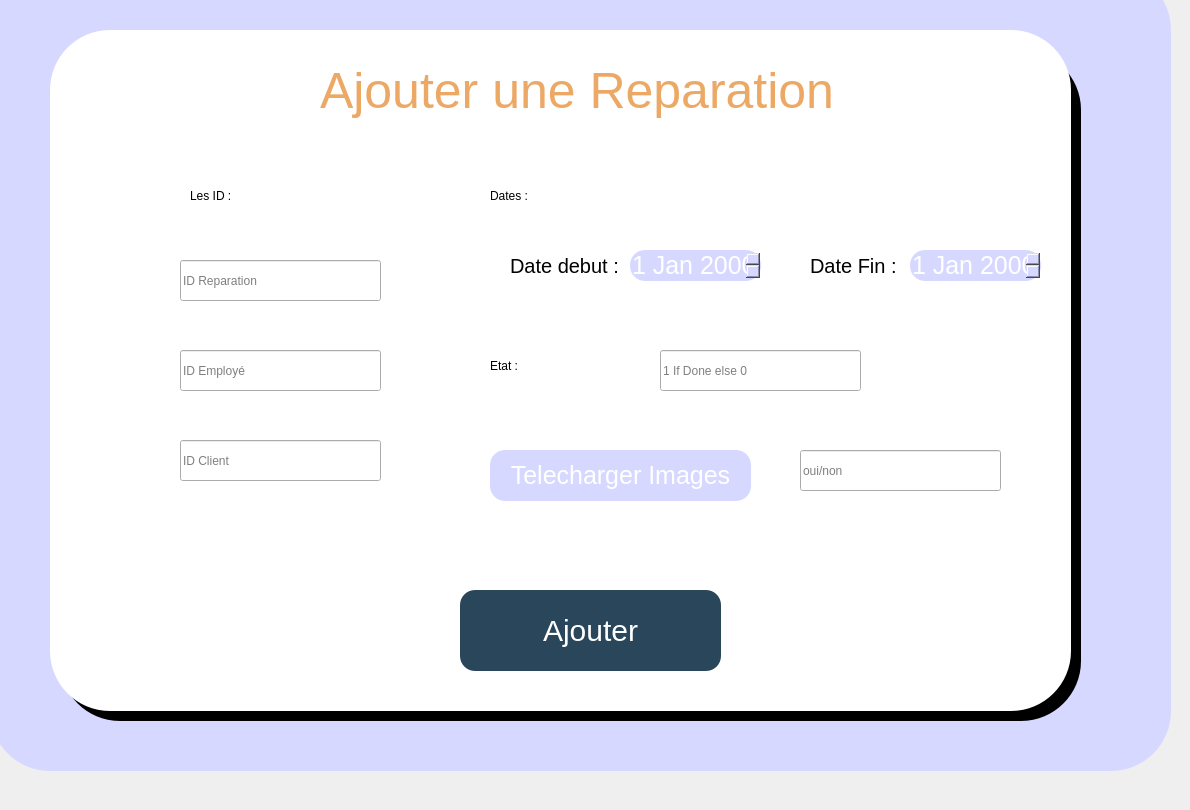
    <widget class="QWidget" name="ajout_rep">
     <widget class="QPushButton" name="pushButton_8">
      <property name="geometry">
       <rect>
        <x>60</x>
        <y>50</y>
        <width>1021</width>
        <height>671</height>
       </rect>
      </property>
      <property name="styleSheet">
       <string notr="true">QPushButton{
background:black;
font-size:70px;
border-radius:60px;
color:white;
}</string>
      </property>
      <property name="text">
       <string/>
      </property>
     </widget>
     <widget class="QPushButton" name="pushButton_10">
      <property name="geometry">
       <rect>
        <x>50</x>
        <y>30</y>
        <width>1021</width>
        <height>681</height>
       </rect>
      </property>
      <property name="styleSheet">
       <string notr="true">QPushButton{
background:white;
font-size:70px;
border-radius:60px;
color:white;
}</string>
      </property>
      <property name="text">
       <string/>
      </property>
     </widget>
     <widget class="QPushButton" name="pushButton_11">
      <property name="geometry">
       <rect>
        <x>-10</x>
        <y>-30</y>
        <width>1181</width>
        <height>801</height>
       </rect>
      </property>
      <property name="styleSheet">
       <string notr="true">QPushButton{
background:rgb(215, 216, 255);
font-size:70px;
border-radius:60px;
color:white;
}</string>
      </property>
      <property name="text">
       <string/>
      </property>
     </widget>
     <widget class="QPushButton" name="Retour_3">
      <property name="geometry">
       <rect>
        <x>90</x>
        <y>70</y>
        <width>81</width>
        <height>71</height>
       </rect>
      </property>
      <property name="styleSheet">
       <string notr="true">QPushButton{
background:white;
font-size:70px;
border-radius:60px;
color:white;
}</string>
      </property>
      <property name="text">
       <string/>
      </property>
      <property name="icon">
       <iconset>
        <normaloff>../../../../Downloads/Images/icons8-undo-100.png</normaloff>../../../../Downloads/Images/icons8-undo-100.png</iconset>
      </property>
      <property name="iconSize">
       <size>
        <width>70</width>
        <height>70</height>
       </size>
      </property>
     </widget>
     <widget class="QLineEdit" name="id_em_txt">
      <property name="geometry">
       <rect>
        <x>180</x>
        <y>350</y>
        <width>201</width>
        <height>41</height>
       </rect>
      </property>
      <property name="placeholderText">
       <string>ID Employé</string>
      </property>
     </widget>
     <widget class="QLineEdit" name="id_c_txt">
      <property name="geometry">
       <rect>
        <x>180</x>
        <y>440</y>
        <width>201</width>
        <height>41</height>
       </rect>
      </property>
      <property name="placeholderText">
       <string>ID Client</string>
      </property>
     </widget>
     <widget class="QLineEdit" name="id_rep_txt">
      <property name="geometry">
       <rect>
        <x>180</x>
        <y>260</y>
        <width>201</width>
        <height>41</height>
       </rect>
      </property>
      <property name="placeholderText">
       <string>ID Reparation</string>
      </property>
     </widget>
     <widget class="QLabel" name="les_id">
      <property name="geometry">
       <rect>
        <x>190</x>
        <y>170</y>
        <width>151</width>
        <height>51</height>
       </rect>
      </property>
      <property name="text">
       <string>Les ID :</string>
      </property>
     </widget>
     <widget class="QLabel" name="dates">
      <property name="geometry">
       <rect>
        <x>490</x>
        <y>170</y>
        <width>151</width>
        <height>51</height>
       </rect>
      </property>
      <property name="text">
       <string>Dates :</string>
      </property>
     </widget>
     <widget class="QDateEdit" name="date_start_QDate">
      <property name="geometry">
       <rect>
        <x>630</x>
        <y>250</y>
        <width>131</width>
        <height>31</height>
       </rect>
      </property>
      <property name="styleSheet">
       <string notr="true">
background:rgb(215, 216, 255);
font-size:25px;
border-radius:15px;
color:white;
</string>
      </property>
     </widget>
     <widget class="QDateEdit" name="date_end_QDate">
      <property name="geometry">
       <rect>
        <x>910</x>
        <y>250</y>
        <width>131</width>
        <height>31</height>
       </rect>
      </property>
      <property name="styleSheet">
       <string notr="true">background:rgb(215, 216, 255);
font-size:25px;
border-radius:15px;
color:white;
</string>
      </property>
     </widget>
     <widget class="QLabel" name="etat">
      <property name="geometry">
       <rect>
        <x>490</x>
        <y>340</y>
        <width>101</width>
        <height>51</height>
       </rect>
      </property>
      <property name="text">
       <string>Etat :</string>
      </property>
     </widget>
     <widget class="QPushButton" name="telecharger_image_btn">
      <property name="geometry">
       <rect>
        <x>490</x>
        <y>450</y>
        <width>261</width>
        <height>51</height>
       </rect>
      </property>
      <property name="styleSheet">
       <string notr="true">QPushButton{
background:rgb(215, 216, 255);
font-size:25px;
border-radius:15px;
color:white;
}

QPushButton:hover{
color:#29465B;
border-radius:15px;
}</string>
      </property>
      <property name="text">
       <string>Telecharger Images</string>
      </property>
     </widget>
     <widget class="QLabel" name="debut">
      <property name="geometry">
       <rect>
        <x>510</x>
        <y>240</y>
        <width>111</width>
        <height>51</height>
       </rect>
      </property>
      <property name="styleSheet">
       <string notr="true">font-size:20px;</string>
      </property>
      <property name="text">
       <string>Date debut :</string>
      </property>
     </widget>
     <widget class="QLabel" name="fin">
      <property name="geometry">
       <rect>
        <x>810</x>
        <y>240</y>
        <width>91</width>
        <height>51</height>
       </rect>
      </property>
      <property name="styleSheet">
       <string notr="true">font-size:20px;</string>
      </property>
      <property name="text">
       <string>Date Fin :</string>
      </property>
     </widget>
     <widget class="QPushButton" name="ajouter_btn">
      <property name="geometry">
       <rect>
        <x>460</x>
        <y>590</y>
        <width>261</width>
        <height>81</height>
       </rect>
      </property>
      <property name="styleSheet">
       <string notr="true">QPushButton{
background:#29465B;
font-size:30px;
border-radius:15px;
color:white;
}

QPushButton:hover{
color:#3794AB;
border-radius:15px;
background:white;
font-size:30px;
}</string>
      </property>
      <property name="text">
       <string>Ajouter</string>
      </property>
     </widget>
     <widget class="QLabel" name="les_id_2">
      <property name="geometry">
       <rect>
        <x>320</x>
        <y>60</y>
        <width>531</width>
        <height>61</height>
       </rect>
      </property>
      <property name="styleSheet">
       <string notr="true">font-size:50px;
color:#ECA966;</string>
      </property>
      <property name="text">
       <string>Ajouter une Reparation</string>
      </property>
     </widget>
     <widget class="QLineEdit" name="etat_txt">
      <property name="geometry">
       <rect>
        <x>660</x>
        <y>350</y>
        <width>201</width>
        <height>41</height>
       </rect>
      </property>
      <property name="placeholderText">
       <string>1 If Done else 0</string>
      </property>
     </widget>
     <widget class="QLineEdit" name="image_rep_lol">
      <property name="geometry">
       <rect>
        <x>800</x>
        <y>450</y>
        <width>201</width>
        <height>41</height>
       </rect>
      </property>
      <property name="placeholderText">
       <string>oui/non</string>
      </property>
     </widget>
     <zorder>pushButton_11</zorder>
     <zorder>pushButton_8</zorder>
     <zorder>pushButton_10</zorder>
     <zorder>Retour_3</zorder>
     <zorder>id_em_txt</zorder>
     <zorder>id_c_txt</zorder>
     <zorder>id_rep_txt</zorder>
     <zorder>les_id</zorder>
     <zorder>dates</zorder>
     <zorder>date_start_QDate</zorder>
     <zorder>date_end_QDate</zorder>
     <zorder>etat</zorder>
     <zorder>telecharger_image_btn</zorder>
     <zorder>debut</zorder>
     <zorder>fin</zorder>
     <zorder>ajouter_btn</zorder>
     <zorder>les_id_2</zorder>
     <zorder>etat_txt</zorder>
     <zorder>image_rep_lol</zorder>
    </widget>
